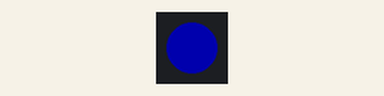
Recording of a sketch running on a simulated ESP32-S3. Shown: 1 RGB LEDs in strip order, left to right. Dim RGB values are drawn brighter than linear.

Above: at 0.25 s.
At 0.5 s:
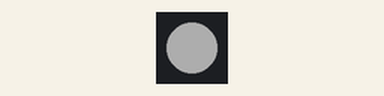
At 1.4 s:
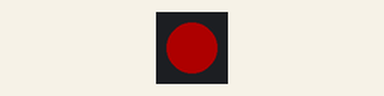
At 2.3 s:
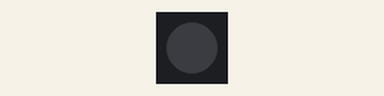
Timing chart, 0 to 3.0 s (numbered marks = the images above):
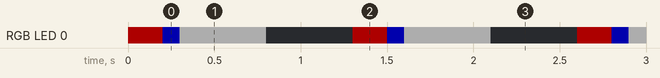

The sketch:

esp32-s3.ino.ino
```cpp
#include <Adafruit_NeoPixel.h>

#define RGB_PIN 48      // Most ESP32-S3 boards use GPIO48
#define NUMPIXELS 1

Adafruit_NeoPixel pixel(NUMPIXELS, RGB_PIN, NEO_GRB + NEO_KHZ800);

void setup() {
  pixel.begin();
  pixel.setBrightness(50); // 0-255
}

void loop() {
  pixel.setPixelColor(0, pixel.Color(255, 0, 0));   // Red
  pixel.show();
  delay(100);

  pixel.setPixelColor(0, pixel.Color(0, 255, 0));   // Green
  pixel.show();
  delay(100);

  pixel.setPixelColor(0, pixel.Color(0, 0, 255));   // Blue
  pixel.show();
  delay(100);

  pixel.setPixelColor(0, pixel.Color(255, 255, 255)); // White
  pixel.show();
  delay(500);

  pixel.clear();
  pixel.show();
  delay(500);
}
```

Measured:
- by itself, RGB LED 0: repeats every 1.3 s: RGB(0, 0, 50) 0.10 s, RGB(50, 50, 50) 0.50 s, off 0.50 s, RGB(50, 0, 0) 0.20 s
- by itself, everything shown: repeats every 1.3 s, in 4 steps
